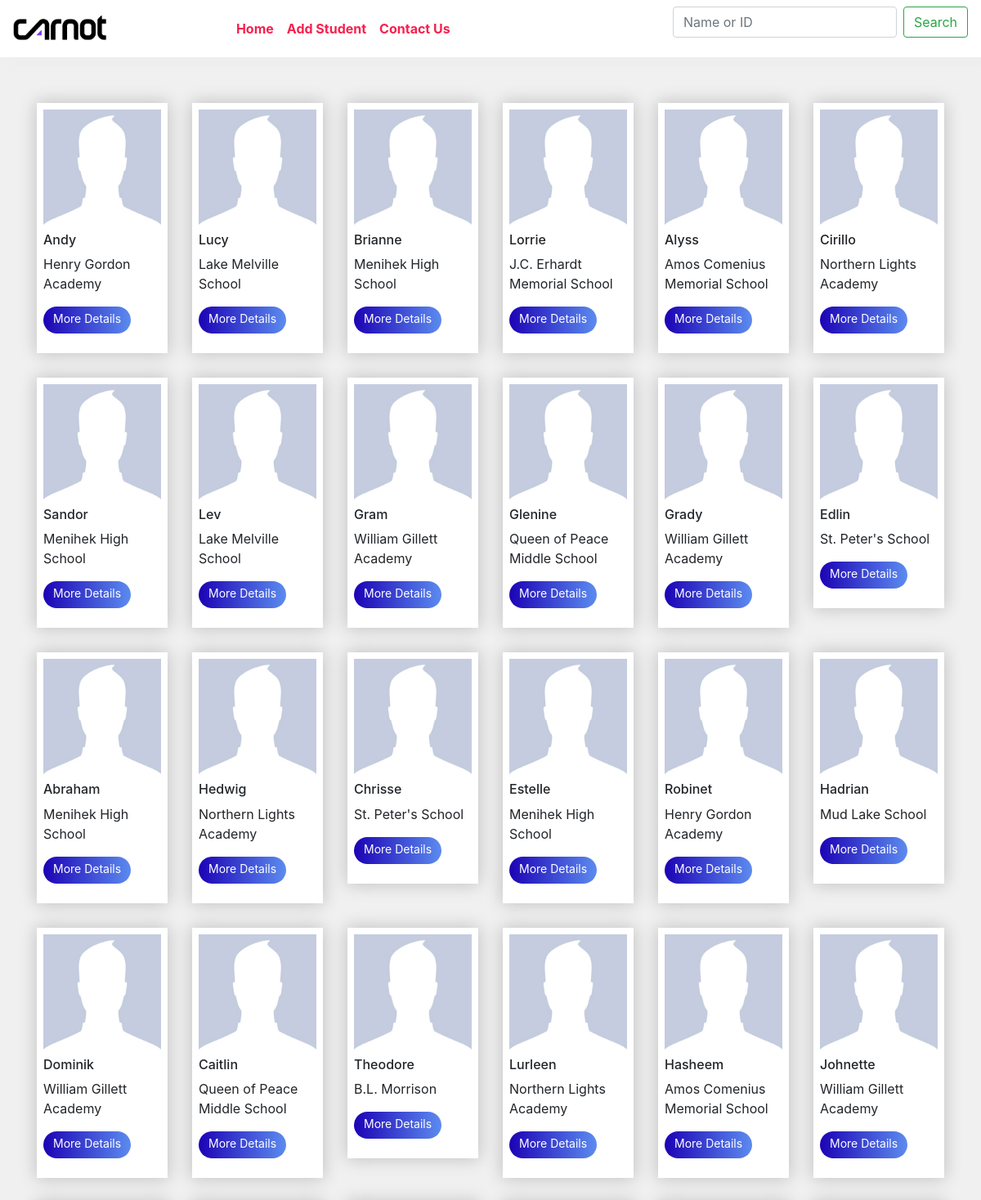
The page / (upper part) on the database its author committed.
### home/models.py (models this page shows)
class Student(models.Model):
    GENDER_CHOICES = (
        ('Male', 'Male'),
        ('Female', 'Female'),
        ('Unknown', 'Other'),
    )
    id = models.AutoField
    first_name = models.CharField(max_length=120)
    last_name = models.CharField(max_length=120)
    email = models.EmailField()
    gender = models.CharField(max_length=10, choices=GENDER_CHOICES)
    school_name = models.CharField(max_length=120)
    book = models.CharField(max_length=200)
    book_pages = models.CharField(max_length=10)

### home/views.py (the view)
# urls.py: path('', views.index, name='index'),
def index(request):
    students = Student.objects.all()
    return render(request, "index.html", {'students': students})

### templates/index.html (shortened to what this page needs)
{% extends 'basic.html' %}
{% load static %}
{% static 'images' as baseUrl %}
{% block body %}
<br><br><br><br>
<div class="container">
 <div class="row">
    {% for student in students %}
    <div class="col-md-2">
        <div class="single-blog">
            <img src="{% static 'student.jpeg' %}">
            <h6>{{ student.first_name }}</h6>
            <p class="blog-text">{{ student.school_name }}</p>
            <p><a href="/student/{{student.id}}"><button id="student.id" class="read-more-btn">More Details</button></a></p>
        </div>
    </div>
    {% endfor %}
 </div>
</div>
{% endblock %}

### templates/basic.html (shortened to what this page needs)
{% load static %}
{% static "images" as baseUrl%}
<html lang="en">
<head>
    <link href="//maxcdn.bootstrapcdn.com/bootstrap/4.0.0/css/bootstrap.min.css" rel="stylesheet" id="bootstrap-css">
</head>
<body>
<nav class="navbar fixed-top navbar-expand-md custom-navbar navbar-dark">
     <img class="navbar-brand" src="{% static 'logo.jpeg' %}" id="logo_custom" width="10%"  alt="logo">
          <div class="collapse navbar-collapse " id="collapsibleNavbar">
              <ul class="navbar-nav m-auto ">
                <li class="nav-item">
                  <a class="nav-link" href="/"><b>Home</b></a>
                </li>
                <li class="nav-item">
                  <a class="nav-link" href="/add/"><b>Add Student</b></a>
                </li>
                <li class="nav-item">
                  <a class="nav-link" href="/contactus/"><b>Contact Us</b></a>
                </li>
              </ul>
              <form class="form-inline ml-auto" method="post" action="/search/">
                <input class="form-control mr-sm-2" type="text" name="search" placeholder="Name or ID">
                <button class="btn btn-outline-success my-2 my-sm-0" type="submit">Search</button>
              </form>
          </div>
</nav>
{% block body %} {% endblock %}
</body>
</html>

### rows shown on the page
Student: first_name "Andy", school_name "Henry Gordon Academy"
Student: first_name "Lucy", school_name "Lake Melville School"
Student: first_name "Brianne", school_name "Menihek High School"
Student: first_name "Lorrie", school_name "J.C. Erhardt Memorial School"
Student: first_name "Alyss", school_name "Amos Comenius Memorial School"
Student: first_name "Cirillo", school_name "Northern Lights Academy"
Student: first_name "Sandor", school_name "Menihek High School"
Student: first_name "Lev", school_name "Lake Melville School"
Student: first_name "Gram", school_name "William Gillett Academy"
Student: first_name "Glenine", school_name "Queen of Peace Middle School"
Student: first_name "Grady", school_name "William Gillett Academy"
Student: first_name "Edlin", school_name "St. Peter's School"
Student: first_name "Abraham", school_name "Menihek High School"
Student: first_name "Hedwig", school_name "Northern Lights Academy"
Student: first_name "Chrisse", school_name "St. Peter's School"
Student: first_name "Estelle", school_name "Menihek High School"
Student: first_name "Robinet", school_name "Henry Gordon Academy"
Student: first_name "Hadrian", school_name "Mud Lake School"
Student: first_name "Dominik", school_name "William Gillett Academy"
Student: first_name "Caitlin", school_name "Queen of Peace Middle School"
Student: first_name "Theodore", school_name "B.L. Morrison"
Student: first_name "Lurleen", school_name "Northern Lights Academy"
Student: first_name "Hasheem", school_name "Amos Comenius Memorial School"
Student: first_name "Johnette", school_name "William Gillett Academy"
